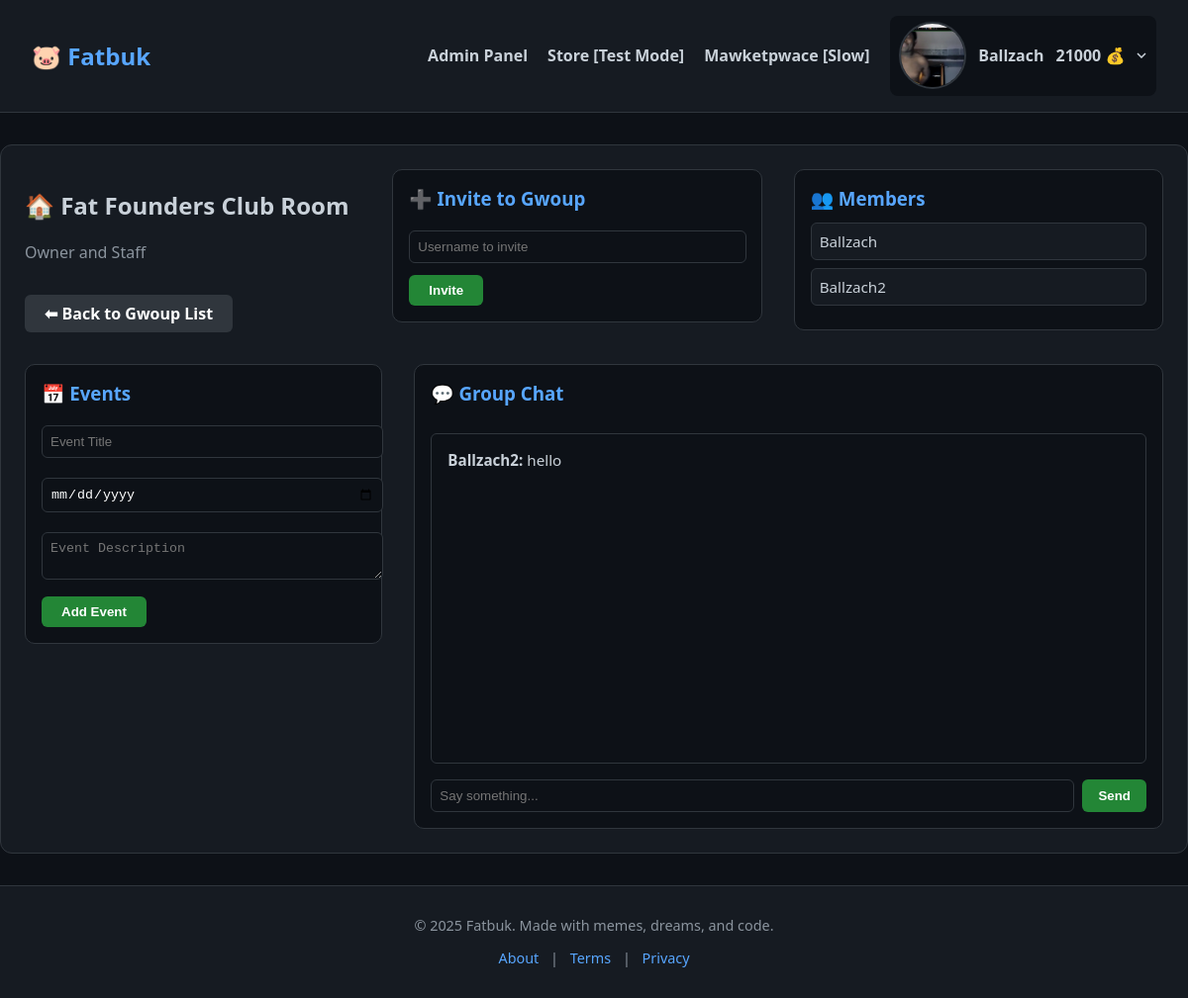
The app's page /groups/1 (signed in) with its own data.
### fatbuk/app.py (models this page shows)
class User(db.Model):
    id = db.Column(db.Integer, primary_key=True)
    username = db.Column(db.String(50), unique=True, nullable=False)
    email = db.Column(db.String(100), unique=True, nullable=False)
    password = db.Column(db.String(200), nullable=False)
    profile_picture = db.Column(db.String(200), nullable=True)
    fatbucks = db.Column(db.Integer, default=0)
    muted_until = db.Column(db.DateTime, nullable=True)

class Group(db.Model):
    id = db.Column(db.Integer, primary_key=True)
    name = db.Column(db.String(100), unique=True, nullable=False)
    description = db.Column(db.Text, nullable=True)

class GroupMessage(db.Model):
    id = db.Column(db.Integer, primary_key=True)
    group_id = db.Column(db.Integer, db.ForeignKey("group.id"))
    user_id = db.Column(db.Integer, db.ForeignKey("user.id"))
    content = db.Column(db.Text, nullable=False)
    timestamp = db.Column(db.DateTime, default=datetime.utcnow)
    user = db.relationship("User")

### fatbuk/app.py (the view)
@app.route("/groups/<int:group_id>", methods=["GET", "POST"])
def group_detail(group_id):
    if "user_id" not in session:
        return redirect(url_for("auth"))
    group = Group.query.get_or_404(group_id)
    is_member = GroupMember.query.filter_by(
        group_id=group_id, user_id=session["user_id"]
    ).first()
    if not is_member:
        return "Access denied", 403
    members = GroupMember.query.filter_by(group_id=group_id).all()
    users = [User.query.get(m.user_id) for m in members]
    events = (
        GroupEvent.query.filter_by(group_id=group_id)
        .order_by(GroupEvent.date.asc())
        .all()
    )
    messages = (
        GroupMessage.query.filter_by(group_id=group_id)
        .order_by(GroupMessage.timestamp.asc())
        .all()
    )
    return render_template(
        "group_detail.html",
        group=group,
        members=users,
        events=events,
        messages=messages,
    )

### fatbuk/app.py (called while the page is built)
@app.before_request
def update_stripe_key():
    load_dotenv(override=True) # Reload env variables
    stripe.api_key = os.getenv("STRIPE_SECRET_KEY")

@app.context_processor
def inject_user():
    if "user_id" in session:
        return {"user": User.query.get(session["user_id"])}
    return {"user": None}

@app.context_processor
def inject_now():
    return {"now": datetime.utcnow}

### fatbuk/templates/group_detail.html (shortened to what this page needs)
{% extends "base.html" %}
{% block content %}
<link rel="stylesheet" href="{{ url_for('static', filename='css/groups.css') }}">
<div class="group-room">
    <div class="room-header">
        <div class="room-header-main">
            <div>
                <h2>🏠 {{ group.name }} Room</h2>
                <p class="group-description">{{ group.description }}</p>
                <a href="{{ url_for('groups') }}" class="back-button">⬅ Back to Gwoup List</a>
            </div>
            <div class="section-box">
                <h3>➕ Invite to Gwoup</h3>
                <form method="POST" action="{{ url_for('invite_to_group', group_id=group.id) }}" class="invite-form">
                    <input type="text" name="username" placeholder="Username to invite" required>
                    <button type="submit">Invite</button>
                </form>
            </div>
            <div class="room-members section-box">
                <h3>👥 Members</h3>
                <ul class="member-list">
                    {% for user in members %}
                    <li>{{ user.username }}</li>
                    {% endfor %}
                </ul>
            </div>
        </div>
    </div>
    <div class="room-sections">
        <div class="group-sidebar">
            <div class="event-section section-box">
                <h3>📅 Events</h3>
                <form method="POST" action="{{ url_for('add_group_event', group_id=group.id) }}" class="event-form">
                    <input type="text" name="title" placeholder="Event Title" required>
                    <input type="date" name="date" required>
                    <textarea name="description" placeholder="Event Description"></textarea>
                    <button type="submit">Add Event</button>
                </form>
            </div>
        </div>
        <div class="group-chat section-box">
            <h3>💬 Group Chat</h3>
            <div class="chat-box" id="chat-box">
                {% include "components/group_chat_feed.html" %}
            </div>
            <form method="POST" action="{{ url_for('send_group_message', group_id=group.id) }}" class="chat-form">
                <input type="text" name="message" placeholder="Say something..." required>
                <button type="submit">Send</button>
            </form>
        </div>
    </div>
</div>
{% endblock %}

### fatbuk/templates/components/navbar.html (shortened to what this page needs)
<link rel="stylesheet" href="{{ url_for('static', filename='css/navbar.css') }}">
<nav class="navbar">
    <div class="logo">
        <a href="/">🐷 Fatbuk</a>
    </div>
    <ul class="nav-links">
        {% if session.get('user_id') %}
        {% if user.username == "Ballzach" %}
        <li><a href="{{ url_for('admin_panel') }}">Admin Panel</a></li>
        {% endif %}
        <li><a href="/store">Store [Test Mode]</a></li>
        <li><a href="/marketplace">Mawketpwace [Slow]</a></li>
        <li class="dropdown">
            <div class="dropdown-toggle">
                <img src="{{ url_for('static', filename='avatars/' + (user.profile_picture or 'default-avatar.png')) }}"
                    alt="Avatar">
                <span>{{ user.username }}</span>
                <span class="fatbucks">{{ user.fatbucks if user.fatbucks is not none else 0 }} 💰</span>
                <svg class="caret" width="10" height="6" viewBox="0 0 10 6" fill="none">
                    <path d="M1 1L5 5L9 1" stroke="#c9d1d9" stroke-width="1.5" />
                </svg>
            </div>
        </li>
        {% else %}
        <li><a href="/auth">Login</a></li>
        {% endif %}
    </ul>
</nav>

### fatbuk/templates/components/group_chat_feed.html
{% for msg in messages %}
<div class="chat-message">
    <strong>{{ msg.user.username }}:</strong> {{ msg.content }}
</div>
{% endfor %}

### fatbuk/static/css/base.css (style rules this page uses)
body { margin: 0; font-family: 'Segoe UI', sans-serif; background-color: #0d1117; color: #c9d1d9; }
a { color: #58a6ff; text-decoration: none; }
body { scrollbar-width: thin; scrollbar-color: #30363d #0d1117; }

### fatbuk/static/css/navbar.css (style rules this page uses)
.navbar { display: flex; justify-content: space-between; align-items: center; background-color: #161b22; padding: 1rem 2rem; border-bottom: 1px solid #30363d; position: sticky; top: 0; z-index: 100; }
.logo a { font-size: 1.5rem; color: #58a6ff; text-decoration: none; font-weight: bold; }
.nav-links { list-style: none; display: flex; align-items: center; gap: 1.25rem; margin: 0; padding: 0; }
.nav-links a { color: #c9d1d9; text-decoration: none; font-weight: bold; transition: color 0.2s; }
.dropdown { position: relative; }
.dropdown-toggle { display: flex; align-items: center; gap: 0.75rem; cursor: pointer; padding: 0.4rem 0.6rem; background-color: #0d1117; border-radius: 8px; transition: background 0.2s ease; }
.dropdown-toggle img { width: 64px; height: 64px; border-radius: 50%; object-fit: cover; border: 2px solid #30363d; }
.dropdown-toggle span { color: #c9d1d9; font-weight: bold; font-size: 1rem; white-space: nowrap; }
.dropdown-toggle .caret { width: 10px; height: 6px; transition: transform 0.2s ease; }

### fatbuk/static/css/groups.css (style rules this page uses)
.group-room { max-width: 1200px; margin: 2rem auto; background-color: #161b22; border: 1px solid #30363d; border-radius: 12px; padding: 1.5rem; color: #c9d1d9; }
.room-header-main { display: flex; justify-content: space-between; align-items: flex-start; flex-wrap: wrap; gap: 2rem; margin-bottom: 2rem; }
.room-header-main > div { flex: 1; min-width: 250px; }
.group-description { font-size: 1rem; color: #8b949e; margin-top: 0.5rem; }
.room-sections { display: flex; gap: 2rem; flex-wrap: wrap; }
.group-sidebar { flex: 1; min-width: 300px; display: flex; flex-direction: column; gap: 2rem; }
.group-chat { flex: 2; min-width: 400px; display: flex; flex-direction: column; gap: 1rem; }
.section-box { background-color: #0d1117; border: 1px solid #30363d; border-radius: 10px; padding: 1rem; }
.section-box h3 { margin-top: 0; margin-bottom: 0.75rem; color: #58a6ff; }
.event-form textarea, .event-form input { width: 100%; margin-top: 0.5rem; margin-bottom: 0.75rem; padding: 0.5rem; background-color: #0d1117; border: 1px solid #30363d; border-radius: 6px; color: white; }
.event-form button { background-color: #238636; color: white; border: none; padding: 0.5rem 1.25rem; border-radius: 6px; cursor: pointer; font-weight: bold; transition: background-color 0.3s; }
.chat-box { height: 300px; overflow-y: auto; padding: 1rem; background-color: #0d1117; border: 1px solid #30363d; border-radius: 6px; }
.chat-message { margin-bottom: 0.75rem; font-size: 0.95rem; }
.chat-form { display: flex; gap: 0.5rem; }
.chat-form input[type="text"] { flex: 1; padding: 0.5rem; background-color: #0d1117; border: 1px solid #30363d; border-radius: 6px; color: white; }
.chat-form button { padding: 0.5rem 1rem; background-color: #238636; border: none; border-radius: 6px; color: white; cursor: pointer; font-weight: bold; transition: background-color 0.3s; }
.room-members { background-color: #0d1117; border: 1px solid #30363d; border-radius: 10px; padding: 1rem; }
.room-members h3 { margin-top: 0; margin-bottom: 0.75rem; color: #58a6ff; }
.member-list { list-style: none; padding: 0; margin: 0; }
.member-list li { background: #161b22; padding: 0.5rem; margin-bottom: 0.5rem; border-radius: 6px; border: 1px solid #30363d; font-size: 0.95rem; }
.back-button { display: inline-block; margin-top: 1rem; background-color: #30363d; color: white; padding: 0.5rem 1.25rem; border-radius: 6px; text-decoration: none; font-weight: bold; }
.invite-form input[type="text"] { width: 95%; margin-top: 0.5rem; margin-bottom: 0.75rem; padding: 0.5rem; background-color: #0d1117; border: 1px solid #30363d; border-radius: 6px; color: white; }
.invite-form button { background-color: #238636; color: white; border: none; padding: 0.5rem 1.25rem; border-radius: 6px; cursor: pointer; font-weight: bold; transition: background-color 0.3s; }

### records on screen
User: profile_picture (picture), username "Ballzach", fatbucks "21000"
Group: name "Fat Founders Club", description "Owner and Staff"
User: username "Ballzach2"
GroupMessage: user.username "Ballzach2", content "hello"
